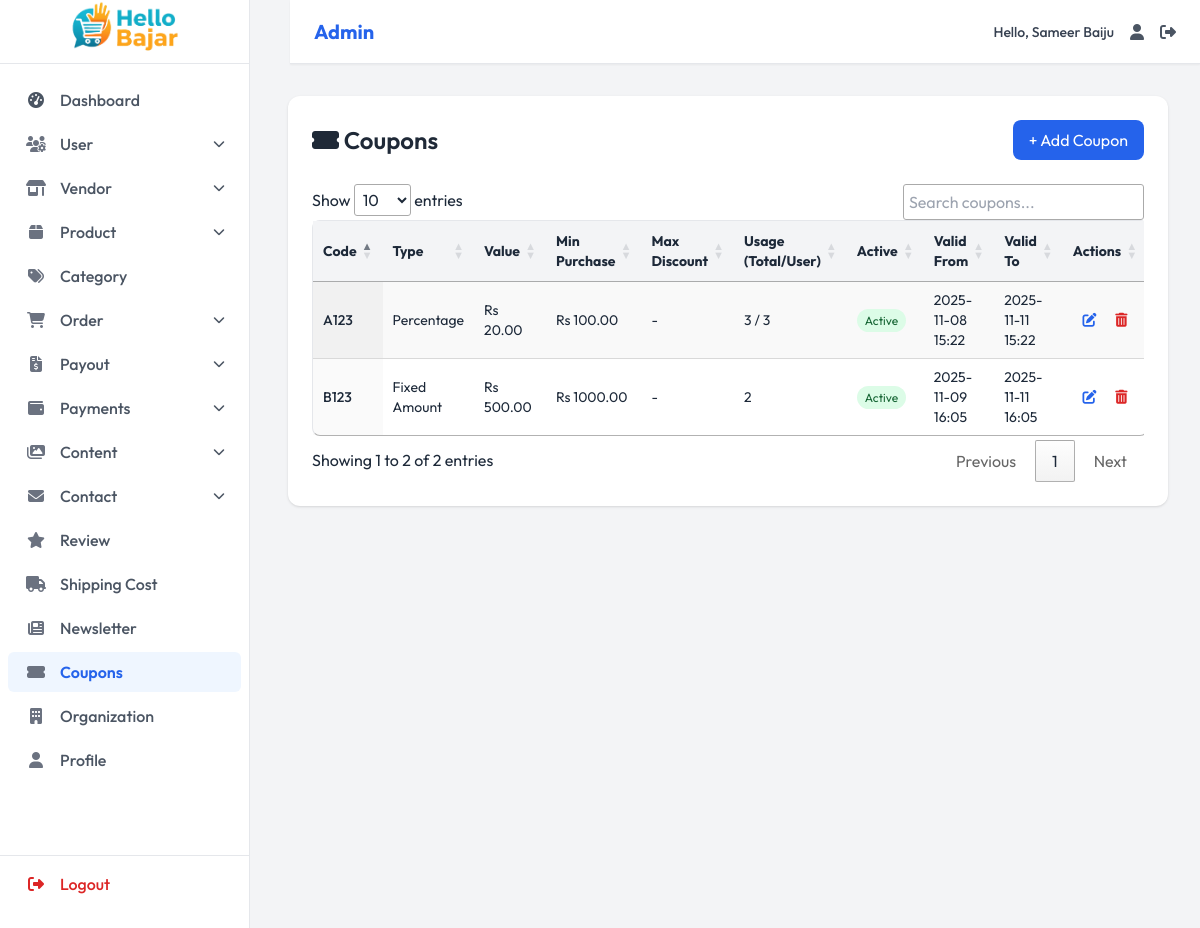
Page /admin-dashboard/coupons/ (signed in) on the committed database.
### dashboard/models.py (models this page shows, shortened)
class Organization(models.Model):
    name = models.CharField(max_length=200, default="My Store")
    logo = models.ImageField(upload_to='org/', blank=True, null=True)
    email = models.EmailField()
    phone = models.CharField(max_length=15)
    phone_secondary = models.CharField(max_length=15, blank=True)
    address = models.TextField()
    facebook = models.URLField(blank=True)
    instagram = models.URLField(blank=True)
    twitter = models.URLField(blank=True)
    youtube = models.URLField(blank=True)
    tiktok = models.URLField(blank=True)
    class Meta:
        verbose_name = 'Organization Info'
        verbose_name_plural = 'Organization Info'

class Coupon(models.Model):
    code = models.CharField(max_length=50, unique=True)
    description = models.CharField(max_length=255, blank=True)
    DISCOUNT_TYPES = [
        ('percent', 'Percentage'),
        ('fixed', 'Fixed Amount'),
    ]
    discount_type = models.CharField(max_length=10, choices=DISCOUNT_TYPES)
    discount_value = models.DecimalField(max_digits=10, decimal_places=2)
    min_purchase = models.DecimalField(max_digits=10, decimal_places=2, default=0, help_text='Minimum order value')
    max_discount = models.DecimalField(max_digits=10, decimal_places=2, null=True, blank=True, help_text='Max discount amount (for percentage)')
    usage_limit = models.PositiveIntegerField(null=True, blank=True, help_text='Total usage limit')
    usage_limit_per_user = models.PositiveIntegerField(null=True, blank=True, help_text='Per user limit')
    used_count = models.PositiveIntegerField(default=0)
    valid_from = models.DateTimeField()
    valid_to = models.DateTimeField()
    is_active = models.BooleanField(default=True)
    categories = models.ManyToManyField('Category', blank=True, help_text='Applicable categories')
    vendors = models.ManyToManyField('Vendor', blank=True, help_text='Applicable vendors')
    created_at = models.DateTimeField(auto_now_add=True)

### dashboard/views.py (the view)
    @login_required
    def wrapper(request, *args, **kwargs):
        if not hasattr(request.user, 'role') or not request.user.role.is_admin():
            return redirect('home')
        return view_func(request, *args, **kwargs)

### templates/dashboard/pages/coupon/coupons_list.html (shortened to what this page needs)
{% extends 'dashboard/components/base.html' %}
{% load static %}
{% block content %}
<div class="bg-white rounded-xl shadow p-6">
  <div class="flex justify-between items-center mb-6">
    <h1 class="text-2xl font-semibold text-gray-800"><i class="fas fa-ticket-alt"></i> Coupons</h1>
    <a href="{% url 'admin_coupon_add' %}" class="bg-blue-600 text-white px-4 py-2 rounded-lg hover:bg-blue-700 transition">+ Add Coupon</a>
  </div>
  <div class="overflow-x-auto">
    <table id="couponsTable" class="display w-full border border-gray-200 rounded-lg text-sm">
      <thead class="bg-gray-100">
        <tr>
          <th class="px-4 py-3 text-left">Code</th>
          <th class="px-4 py-3 text-left">Type</th>
          <th class="px-4 py-3 text-left">Value</th>
          <th class="px-4 py-3 text-left">Min Purchase</th>
          <th class="px-4 py-3 text-left">Max Discount</th>
          <th class="px-4 py-3 text-left">Usage (Total/User)</th>
          <th class="px-4 py-3 text-left">Active</th>
          <th class="px-4 py-3 text-left">Valid From</th>
          <th class="px-4 py-3 text-left">Valid To</th>
          <th class="px-4 py-3 text-center">Actions</th>
        </tr>
      </thead>
      <tbody>
        {% for c in coupons %}
        <tr class="hover:bg-gray-50">
          <td class="px-4 py-3 font-medium">{{ c.code }}</td>
          <td class="px-4 py-3">{{ c.get_discount_type_display }}</td>
          <td class="px-4 py-3">Rs {{ c.discount_value|floatformat:2 }}</td>
          <td class="px-4 py-3">Rs {{ c.min_purchase|floatformat:2 }}</td>
          <td class="px-4 py-3">
            {% if c.max_discount %}
              Rs {{ c.max_discount|floatformat:2 }}
            {% else %}
              -
            {% endif %}
          </td>
          <td class="px-4 py-3">
            {{ c.used_count }}
            {% if c.usage_limit %}/ {{ c.usage_limit }}{% endif %}
          </td>
          <td class="px-4 py-3">
            {% if c.is_active %}
              <span class="bg-green-100 text-green-800 px-2 py-1 rounded-full text-xs">Active</span>
            {% else %}
              <span class="bg-red-100 text-red-800 px-2 py-1 rounded-full text-xs">Inactive</span>
            {% endif %}
          </td>
          <td class="px-4 py-3">{{ c.valid_from|date:"Y-m-d H:i" }}</td>
          <td class="px-4 py-3">{{ c.valid_to|date:"Y-m-d H:i" }}</td>
       <td class="px-4 py-3 text-center space-x-4">
  <a href="{% url 'admin_coupon_update' c.id %}" class="text-blue-600 hover:text-blue-800" title="Edit">
    <i class="fas fa-edit"></i>
  </a>
  <a href="{% url 'admin_coupon_delete' c.id %}" class="text-red-600 hover:text-red-800" title="Delete" onclick="return confirm('Delete this coupon?')">
    <i class="fas fa-trash-alt"></i>
  </a>
</td>
        </tr>
        {% empty %}
        <tr>
          <td colspan="10" class="text-center py-6 text-gray-500">
            No coupons found.
          </td>
        </tr>
        {% endfor %}
      </tbody>
    </table>
  </div>
</div>
{% endblock %}

### templates/dashboard/components/navbar.html (shortened to what this page needs)
<nav class="navbar bg-white border-b border-gray-200 fixed top-0 md:left-[290px] left-0 right-0 z-40 flex items-center justify-between px-6 py-3 shadow-sm">
  <div class="flex items-center">
   <span class="text-xl font-bold text-blue-600">
    {% if request.user.role.role == 'admin' %}
        Admin
    {% else %}
        Vendor
    {% endif %}
</span>
  </div>
  <div class="flex items-center space-x-4">
    <span class="text-sm font-medium text-gray-700">Hello, {{user.first_name}} {{user.last_name}}</span>
    <a href="" class="hover:text-blue-600 transition-colors duration-200" title="Profile" aria-label="Profile">
      <i class="fas fa-user text-gray-600"></i>
    </a>
    <a href="{% url 'logout'%}" class="hover:text-blue-600 transition-colors duration-200" title="Logout" aria-label="Logout">
      <i class="fas fa-sign-out-alt text-gray-600"></i>
    </a>
  </div>
</nav>

### templates/dashboard/components/sidebar.html (shortened to what this page needs)
{% load static %}
<aside id="sidebar"
       class="bg-white border-r mr-18 border-gray-200 w-[250px] fixed inset-y-0 left-0 transform transition-transform duration-300 md:translate-x-0 -translate-x-full z-30 flex flex-col pb-6"
       aria-label="Main navigation">
  <div class="px-0 py-0 h-16 flex items-center border-b border-gray-200">
    <a href="{% if request.user.role.role == 'admin' %}{% url 'admin_dashboard' %}{% else %}{% url 'vendor_dashboard' %}{% endif %}"
       class="flex items-center justify-center w-full h-full" aria-label="Hello Bazar Dashboard">
      <img src="{{ organization.logo.url }}" alt="Hello Bazar Logo" class="h-full w-full object-contain">
    </a>
  </div>
  {% if request.user.role.role == 'admin' %}
  <nav class="flex-grow overflow-y-auto py-4 text-md" aria-label="Sidebar navigation">
    <ul class="space-y-1 px-2">
      <li>
        <a href="{% url 'admin_dashboard' %}"
           class="sidebar-link flex items-center px-4 py-2 rounded-md font-medium transition-all duration-200
                  {% if request.path == '/admin-dashboard/' or request.path == '/' %}bg-blue-50 text-blue-600 font-semibold{% else %}text-gray-600 hover:bg-gray-100{% endif %}">
          <i class="fas fa-tachometer-alt w-6 text-center mr-3"></i>
          <span>Dashboard</span>
        </a>
      </li>
      <li>
        <button class="sidebar-dropdown-toggle flex items-center w-full px-4 py-2 rounded-md text-gray-600 font-medium hover:bg-gray-100 transition-all duration-200">
          <i class="fas fa-users-cog w-6 text-center text-gray-500 mr-3"></i>
          <span>User</span>
          <i class="dropdown-icon fas fa-chevron-down text-xs ml-auto transition-transform duration-200 {% if '/admin-dashboard/users/' in request.path %}rotate-180{% endif %}"></i>
        </button>
      </li>
      <li>
        <button class="sidebar-dropdown-toggle flex items-center w-full px-4 py-2 rounded-md text-gray-600 font-medium hover:bg-gray-100 transition-all duration-200">
          <i class="fas fa-store-alt w-6 text-center text-gray-500 mr-3"></i>
          <span>Vendor</span>
          <i class="dropdown-icon fas fa-chevron-down text-xs ml-auto transition-transform duration-200 {% if '/admin-dashboard/vendors/' in request.path %}rotate-180{% endif %}"></i>
        </button>
      </li>
      <li>
        <button class="sidebar-dropdown-toggle flex items-center w-full px-4 py-2 rounded-md text-gray-600 font-medium hover:bg-gray-100 transition-all duration-200">
          <i class="fas fa-box w-6 text-center text-gray-500 mr-3"></i>
          <span>Product</span>
          <i class="dropdown-icon fas fa-chevron-down text-xs ml-auto transition-transform duration-200 {% if '/admin-dashboard/products/' in request.path %}rotate-180{% endif %}"></i>
        </button>
      </li>
      <li>
        <a href="{% url 'admin_categories_list' %}"
           class="sidebar-link flex items-center px-4 py-2 rounded-md font-medium transition-all duration-200
                  {% if request.path == '/admin-dashboard/categories/' %}bg-blue-50 text-blue-600 font-semibold{% else %}text-gray-600 hover:bg-gray-100{% endif %}">
          <i class="fas fa-tags w-6 text-center text-gray-500 mr-3"></i>
          <span>Category</span>
        </a>
      </li>
      <li>
        <button class="sidebar-dropdown-toggle flex items-center w-full px-4 py-2 rounded-md text-gray-600 font-medium hover:bg-gray-100 transition-all duration-200">
          <i class="fas fa-shopping-cart w-6 text-center text-gray-500 mr-3"></i>
          <span>Order</span>
          <i class="dropdown-icon fas fa-chevron-down text-xs ml-auto transition-transform duration-200 {% if '/admin-dashboard/orders/' in request.path %}rotate-180{% endif %}"></i>
        </button>
      </li>
      <li>
        <button class="sidebar-dropdown-toggle flex items-center w-full px-4 py-2 rounded-md text-gray-600 font-medium hover:bg-gray-100 transition-all duration-200">
          <i class="fas fa-file-invoice-dollar w-6 text-center text-gray-500 mr-3"></i>
          <span>Payout</span>
          <i class="dropdown-icon fas fa-chevron-down text-xs ml-auto transition-transform duration-200 {% if '/admin-dashboard/payout-requests/' in request.path %}rotate-180{% endif %}"></i>
        </button>
      </li>
      <li>
        <button class="sidebar-dropdown-toggle flex items-center w-full px-4 py-2 rounded-md text-gray-600 font-medium hover:bg-gray-100 transition-all duration-200">
          <i class="fas fa-wallet w-6 text-center text-gray-500 mr-3"></i>
          <span>Payments</span>
          <i class="dropdown-icon fas fa-chevron-down text-xs ml-auto transition-transform duration-200 {% if '/admin-dashboard/payments/' in request.path %}rotate-180{% endif %}"></i>
        </button>
      </li>
      <li>
        <button class="sidebar-dropdown-toggle flex items-center w-full px-4 py-2 rounded-md text-gray-600 font-medium hover:bg-gray-100 transition-all duration-200">
          <i class="fas fa-images w-6 text-center text-gray-500 mr-3"></i>
          <span>Content</span>
          <i class="dropdown-icon fas fa-chevron-down text-xs ml-auto transition-transform duration-200 {% if '/admin-dashboard/sliders/' in request.path or '/admin-dashboard/banners/' in request.path %}rotate-180{% endif %}"></i>
        </button>
      </li>
      <li>
        <button class="sidebar-dropdown-toggle flex items-center w-full px-4 py-2 rounded-md text-gray-600 font-medium hover:bg-gray-100 transition-all duration-200">
          <i class="fas fa-envelope w-6 text-center text-gray-500 mr-3"></i>
          <span>Contact</span>
          <i class="dropdown-icon fas fa-chevron-down text-xs ml-auto transition-transform duration-200 {% if '/admin-dashboard/contacts/' in request.path %}rotate-180{% endif %}"></i>
        </button>
      </li>
      <li>
        <a href="{% url 'admin_reviews_list' %}"
           class="sidebar-link flex items-center px-4 py-2 rounded-md font-medium transition-all duration-200
                  {% if request.path == '/admin-dashboard/reviews/' %}bg-blue-50 text-blue-600 font-semibold{% else %}text-gray-600 hover:bg-gray-100{% endif %}">
          <i class="fas fa-star w-6 text-center text-gray-500 mr-3"></i>
          <span>Review</span>
        </a>
      </li>
      <li>
        <a href="{% url 'admin_shipping_cost' %}"
           class="sidebar-link flex items-center px-4 py-2 rounded-md font-medium transition-all duration-200
                  {% if request.path == '/admin-dashboard/shipping-cost/' %}bg-blue-50 text-blue-600 font-semibold{% else %}text-gray-600 hover:bg-gray-100{% endif %}">
          <i class="fas fa-truck w-6 text-center text-gray-500 mr-3"></i>
          <span>Shipping Cost</span>
        </a>
      </li>
      <li>
        <a href="{% url 'admin_newsletter_list' %}"
           class="sidebar-link flex items-center px-4 py-2 rounded-md font-medium transition-all duration-200
                  {% if request.path == '/admin-dashboard/newsletter/' %}bg-blue-50 text-blue-600 font-semibold{% else %}text-gray-600 hover:bg-gray-100{% endif %}">
          <i class="fas fa-newspaper w-6 text-center text-gray-500 mr-3"></i>
          <span>Newsletter</span>
        </a>
      </li>
      <li>
        <a href="{% url 'admin_coupons_list' %}"
           class="sidebar-link flex items-center px-4 py-2 rounded-md font-medium transition-all duration-200
                  {% if request.path == '/admin-dashboard/coupons/' %}bg-blue-50 text-blue-600 font-semibold{% else %}text-gray-600 hover:bg-gray-100{% endif %}">
          <i class="fas fa-ticket-alt w-6 text-center text-gray-500 mr-3"></i>
          <span>Coupons</span>
        </a>
      </li>
      <li>
        <a href="{% url 'admin_organization_view' %}"
           class="sidebar-link flex items-center px-4 py-2 rounded-md font-medium transition-all duration-200
                  {% if request.path == '/admin-dashboard/organization/' %}bg-blue-50 text-blue-600 font-semibold{% else %}text-gray-600 hover:bg-gray-100{% endif %}">
          <i class="fas fa-building w-6 text-center text-gray-500 mr-3"></i>
          <span>Organization</span>
        </a>
      </li>
      <li>
        <a href="{% url 'admin_profile' %}"
           class="sidebar-link flex items-center px-4 py-2 rounded-md font-medium transition-all duration-200
                  {% if request.path == '/admin-dashboard/profile/' %}bg-blue-50 text-blue-600 font-semibold{% else %}text-gray-600 hover:bg-gray-100{% endif %}">
          <i class="fas fa-user w-6 text-center text-gray-500 mr-3"></i>
          <span>Profile</span>
        </a>
      </li>
    </ul>
  </nav>
  {% endif %}
  <div class="border-t border-gray-200 pt-2 px-2">
    <ul class="space-y-1">
      <li>
        <a href="{% url 'logout' %}"
           class="flex items-center px-4 py-2 rounded-md text-red-600 font-medium hover:bg-red-50 transition-all duration-200">
          <i class="fas fa-sign-out-alt w-6 text-center mr-3"></i>
          Logout
        </a>
      </li>
    </ul>
  </div>
</aside>

### rows in the picture
Organization: logo (picture)
Coupon: code "B123", discount_type "Fixed Amount", discount_value "500.00", min_purchase "1000.00", used_count "2", is_active "Active", valid_from "2025-11-09 16:05", valid_to "2025-11-11 16:05"
Coupon: code "A123", discount_type "Percentage", discount_value "20.00", min_purchase "100.00", used_count "3", usage_limit "3", is_active "Active", valid_from "2025-11-08 15:22", valid_to "2025-11-11 15:22"

### other values in the picture
{{ user.first_name }} "Sameer"
{{ user.last_name }} "Baiju"
